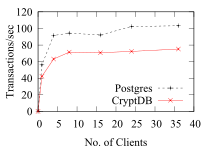

Here is the gnuplot script that generated this plot:
#!/usr/bin/gnuplot

set terminal pdf font "Times New Roman,6" size 2.2in,1.5in dashed dashlength 0.5
set output 'fig/trantput.pdf'

set xlabel "No. of Clients"
set ylabel "Transactions / sec" offset +1,0
set key bottom right
set pointsize 0.5
plot 'fig/trantput.dat' using 1:3 title "Postgres" with lp lc rgb 'black' lt 2, \
     'fig/trantput.dat' using 1:4 title "CryptDB" with lp lc rgb 'red' lt 1
